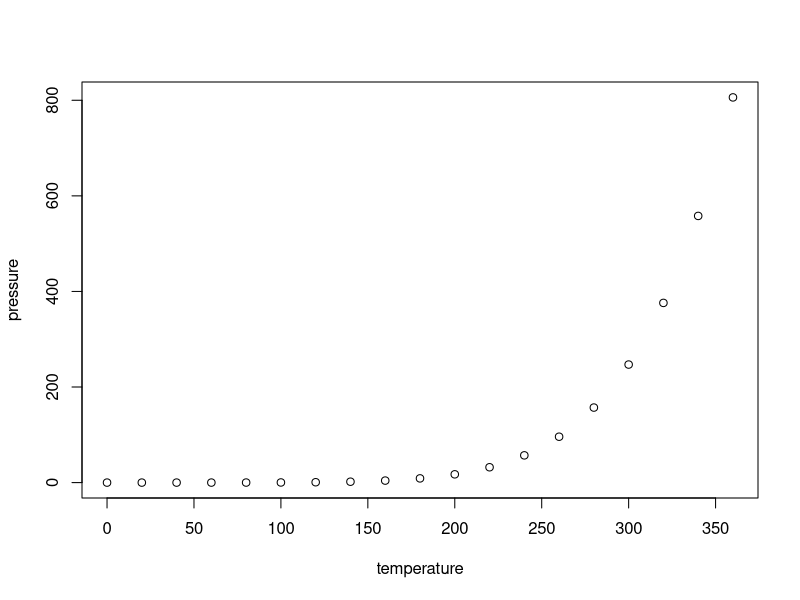
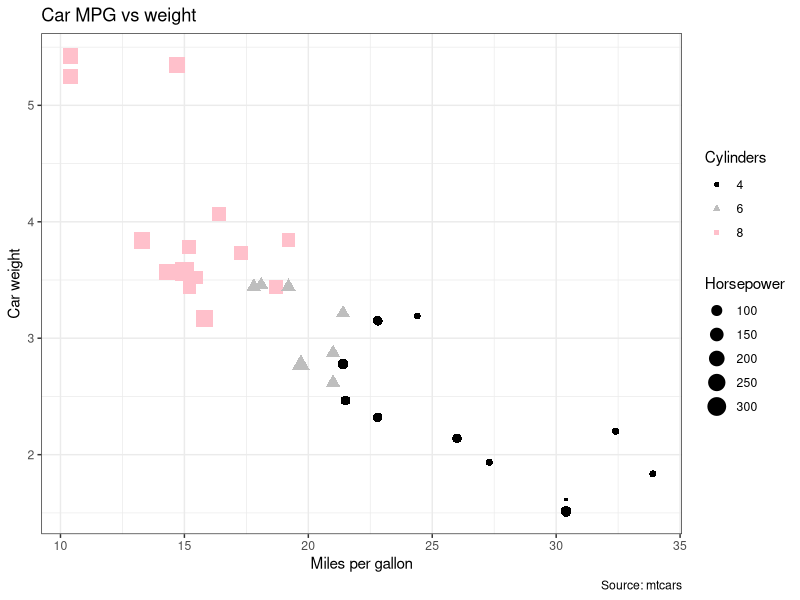

The R script that drew these images, in order:
## ---- chunk 1
knitr::opts_chunk$set(echo = TRUE)
## ---- chunk 2
summary(cars)
## ---- chunk 3
plot(pressure)
## ---- chunk 4
library(tidyverse)
ggplot(mtcars)+ 
       geom_point(aes(x = mpg, y = wt, 
                      color = factor(cyl),
                      shape = factor(cyl),
                      size = hp))+ 
                      #label = rownames(mtcars), check_overlap = TRUE) +
  theme_bw() +
  scale_color_manual(values = c("black", "gray", "pink") ) +
  labs(title = "Car MPG vs weight", 
       x = 'Miles per gallon',
       y = 'Car weight',
       shape="Cylinders", size="Horsepower", color = "Cylinders",
       caption = "Source: mtcars")

